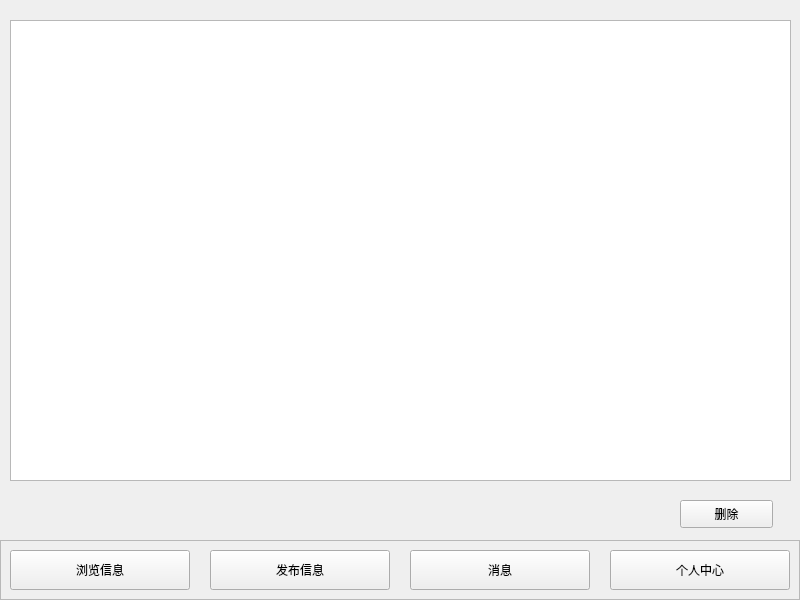
<?xml version="1.0" encoding="UTF-8"?>
<ui version="4.0">
 <class>Widget</class>
 <widget class="QWidget" name="Widget">
  <property name="geometry">
   <rect>
    <x>0</x>
    <y>0</y>
    <width>800</width>
    <height>600</height>
   </rect>
  </property>
  <property name="windowTitle">
   <string>Widget</string>
  </property>
  <property name="styleSheet">
   <string notr="true">font: 9pt &quot;楷体&quot;;</string>
  </property>
  <widget class="QStackedWidget" name="stackedWidget">
   <property name="geometry">
    <rect>
     <x>0</x>
     <y>0</y>
     <width>800</width>
     <height>540</height>
    </rect>
   </property>
   <property name="styleSheet">
    <string notr="true"/>
   </property>
   <property name="currentIndex">
    <number>2</number>
   </property>
   <widget class="QWidget" name="page_release">
    <widget class="QTextEdit" name="textEdit_publish">
     <property name="geometry">
      <rect>
       <x>10</x>
       <y>20</y>
       <width>781</width>
       <height>281</height>
      </rect>
     </property>
     <property name="placeholderText">
      <string>请在此输入文本</string>
     </property>
    </widget>
    <widget class="QWidget" name="horizontalLayoutWidget_2">
     <property name="geometry">
      <rect>
       <x>10</x>
       <y>320</y>
       <width>551</width>
       <height>191</height>
      </rect>
     </property>
     <layout class="QHBoxLayout" name="horizontalLayout_2">
      <item>
       <widget class="QLabel" name="label_2">
        <property name="text">
         <string>image1</string>
        </property>
       </widget>
      </item>
      <item>
       <widget class="QLabel" name="label_3">
        <property name="text">
         <string>image2</string>
        </property>
       </widget>
      </item>
      <item>
       <widget class="QLabel" name="label">
        <property name="text">
         <string>image3</string>
        </property>
       </widget>
      </item>
     </layout>
    </widget>
    <widget class="QComboBox" name="comboBox">
     <property name="geometry">
      <rect>
       <x>650</x>
       <y>340</y>
       <width>131</width>
       <height>22</height>
      </rect>
     </property>
     <item>
      <property name="text">
       <string>悬赏</string>
      </property>
     </item>
     <item>
      <property name="text">
       <string>表白</string>
      </property>
     </item>
     <item>
      <property name="text">
       <string>咨询</string>
      </property>
     </item>
     <item>
      <property name="text">
       <string>组队</string>
      </property>
     </item>
     <item>
      <property name="text">
       <string>拼团</string>
      </property>
     </item>
     <item>
      <property name="text">
       <string>招聘</string>
      </property>
     </item>
     <item>
      <property name="text">
       <string>广告</string>
      </property>
     </item>
     <item>
      <property name="text">
       <string>学习</string>
      </property>
     </item>
    </widget>
    <widget class="QLabel" name="label_4">
     <property name="geometry">
      <rect>
       <x>650</x>
       <y>320</y>
       <width>111</width>
       <height>16</height>
      </rect>
     </property>
     <property name="text">
      <string>选择分区：</string>
     </property>
    </widget>
    <widget class="QPushButton" name="pushButton_15">
     <property name="geometry">
      <rect>
       <x>650</x>
       <y>370</y>
       <width>131</width>
       <height>28</height>
      </rect>
     </property>
     <property name="text">
      <string>添加图片</string>
     </property>
    </widget>
    <widget class="QPushButton" name="pushButton_16">
     <property name="geometry">
      <rect>
       <x>650</x>
       <y>410</y>
       <width>131</width>
       <height>28</height>
      </rect>
     </property>
     <property name="text">
      <string>确认发布</string>
     </property>
    </widget>
    <widget class="QPushButton" name="pushButton_17">
     <property name="geometry">
      <rect>
       <x>650</x>
       <y>450</y>
       <width>131</width>
       <height>28</height>
      </rect>
     </property>
     <property name="text">
      <string>取消发布</string>
     </property>
    </widget>
   </widget>
   <widget class="QWidget" name="page_glance">
    <widget class="QWidget" name="horizontalLayoutWidget">
     <property name="geometry">
      <rect>
       <x>10</x>
       <y>10</y>
       <width>781</width>
       <height>31</height>
      </rect>
     </property>
     <layout class="QHBoxLayout" name="horizontalLayout">
      <property name="spacing">
       <number>0</number>
      </property>
      <item>
       <widget class="QPushButton" name="pushButton_8">
        <property name="text">
         <string>悬赏</string>
        </property>
       </widget>
      </item>
      <item>
       <widget class="QPushButton" name="pushButton_7">
        <property name="text">
         <string>表白</string>
        </property>
       </widget>
      </item>
      <item>
       <widget class="QPushButton" name="pushButton_6">
        <property name="text">
         <string>咨询</string>
        </property>
       </widget>
      </item>
      <item>
       <widget class="QPushButton" name="pushButton_5">
        <property name="text">
         <string>组队</string>
        </property>
       </widget>
      </item>
      <item>
       <widget class="QPushButton" name="pushButton_4">
        <property name="text">
         <string>拼团</string>
        </property>
       </widget>
      </item>
      <item>
       <widget class="QPushButton" name="pushButton_3">
        <property name="text">
         <string>招聘</string>
        </property>
       </widget>
      </item>
      <item>
       <widget class="QPushButton" name="pushButton_2">
        <property name="text">
         <string>广告</string>
        </property>
       </widget>
      </item>
      <item>
       <widget class="QPushButton" name="pushButton">
        <property name="text">
         <string>学习</string>
        </property>
       </widget>
      </item>
     </layout>
    </widget>
    <widget class="QStackedWidget" name="stackedWidget_3">
     <property name="geometry">
      <rect>
       <x>10</x>
       <y>50</y>
       <width>781</width>
       <height>481</height>
      </rect>
     </property>
     <property name="styleSheet">
      <string notr="true"/>
     </property>
     <property name="currentIndex">
      <number>1</number>
     </property>
     <widget class="QWidget" name="page_3"/>
     <widget class="QWidget" name="page_4">
      <widget class="QListWidget" name="listWidget_glance">
       <property name="geometry">
        <rect>
         <x>0</x>
         <y>0</y>
         <width>781</width>
         <height>481</height>
        </rect>
       </property>
       <property name="styleSheet">
        <string notr="true">background-color: rgb(240, 240, 240);
border-color: rgb(240, 240, 240);</string>
       </property>
      </widget>
     </widget>
    </widget>
   </widget>
   <widget class="QWidget" name="page_message">
    <widget class="QListWidget" name="listWidget_message">
     <property name="geometry">
      <rect>
       <x>10</x>
       <y>20</y>
       <width>781</width>
       <height>461</height>
      </rect>
     </property>
    </widget>
    <widget class="QPushButton" name="pushButton_31">
     <property name="geometry">
      <rect>
       <x>680</x>
       <y>500</y>
       <width>93</width>
       <height>28</height>
      </rect>
     </property>
     <property name="text">
      <string>删除</string>
     </property>
    </widget>
   </widget>
   <widget class="QWidget" name="page_personal">
    <widget class="QLabel" name="label_5">
     <property name="geometry">
      <rect>
       <x>10</x>
       <y>10</y>
       <width>100</width>
       <height>100</height>
      </rect>
     </property>
     <property name="text">
      <string>image4</string>
     </property>
    </widget>
    <widget class="QWidget" name="verticalLayoutWidget">
     <property name="geometry">
      <rect>
       <x>150</x>
       <y>10</y>
       <width>271</width>
       <height>101</height>
      </rect>
     </property>
     <layout class="QVBoxLayout" name="verticalLayout">
      <item>
       <widget class="QLabel" name="label_6">
        <property name="text">
         <string>用户名</string>
        </property>
       </widget>
      </item>
      <item>
       <widget class="QLabel" name="label_7">
        <property name="text">
         <string>昵称</string>
        </property>
       </widget>
      </item>
     </layout>
    </widget>
    <widget class="QStackedWidget" name="stackedWidget_2">
     <property name="geometry">
      <rect>
       <x>10</x>
       <y>180</y>
       <width>771</width>
       <height>341</height>
      </rect>
     </property>
     <property name="font">
      <font>
       <family>楷体</family>
       <pointsize>9</pointsize>
       <weight>50</weight>
       <italic>false</italic>
       <bold>false</bold>
      </font>
     </property>
     <property name="currentIndex">
      <number>1</number>
     </property>
     <widget class="QWidget" name="page">
      <widget class="QWidget" name="verticalLayoutWidget_2">
       <property name="geometry">
        <rect>
         <x>10</x>
         <y>10</y>
         <width>231</width>
         <height>331</height>
        </rect>
       </property>
       <layout class="QVBoxLayout" name="verticalLayout_2">
        <item>
         <widget class="Line" name="line_7">
          <property name="orientation">
           <enum>Qt::Horizontal</enum>
          </property>
         </widget>
        </item>
        <item>
         <widget class="QPushButton" name="pushButton_24">
          <property name="text">
           <string>上传头像</string>
          </property>
         </widget>
        </item>
        <item>
         <widget class="Line" name="line">
          <property name="orientation">
           <enum>Qt::Horizontal</enum>
          </property>
         </widget>
        </item>
        <item>
         <widget class="QPushButton" name="pushButton_26">
          <property name="text">
           <string>更改性别</string>
          </property>
         </widget>
        </item>
        <item>
         <widget class="Line" name="line_2">
          <property name="orientation">
           <enum>Qt::Horizontal</enum>
          </property>
         </widget>
        </item>
        <item>
         <widget class="QPushButton" name="pushButton_25">
          <property name="text">
           <string>更改昵称</string>
          </property>
         </widget>
        </item>
        <item>
         <widget class="Line" name="line_3">
          <property name="orientation">
           <enum>Qt::Horizontal</enum>
          </property>
         </widget>
        </item>
        <item>
         <widget class="QPushButton" name="pushButton_23">
          <property name="text">
           <string>更改密码</string>
          </property>
         </widget>
        </item>
        <item>
         <widget class="Line" name="line_4">
          <property name="orientation">
           <enum>Qt::Horizontal</enum>
          </property>
         </widget>
        </item>
        <item>
         <widget class="QPushButton" name="pushButton_22">
          <property name="text">
           <string>更改专业</string>
          </property>
         </widget>
        </item>
        <item>
         <widget class="Line" name="line_6">
          <property name="orientation">
           <enum>Qt::Horizontal</enum>
          </property>
         </widget>
        </item>
        <item>
         <widget class="QPushButton" name="pushButton_21">
          <property name="text">
           <string>查看资料</string>
          </property>
         </widget>
        </item>
        <item>
         <widget class="Line" name="line_5">
          <property name="orientation">
           <enum>Qt::Horizontal</enum>
          </property>
         </widget>
        </item>
       </layout>
      </widget>
     </widget>
     <widget class="QWidget" name="page_6">
      <widget class="QLabel" name="label_13">
       <property name="geometry">
        <rect>
         <x>50</x>
         <y>50</y>
         <width>91</width>
         <height>31</height>
        </rect>
       </property>
       <property name="font">
        <font>
         <family>楷体</family>
         <pointsize>9</pointsize>
         <weight>50</weight>
         <italic>false</italic>
         <bold>false</bold>
        </font>
       </property>
       <property name="text">
        <string>旧密码：</string>
       </property>
      </widget>
      <widget class="QLineEdit" name="lineEdit_old">
       <property name="geometry">
        <rect>
         <x>160</x>
         <y>50</y>
         <width>300</width>
         <height>30</height>
        </rect>
       </property>
      </widget>
      <widget class="QLabel" name="label_14">
       <property name="geometry">
        <rect>
         <x>50</x>
         <y>120</y>
         <width>72</width>
         <height>15</height>
        </rect>
       </property>
       <property name="text">
        <string>新密码：</string>
       </property>
      </widget>
      <widget class="QLineEdit" name="lineEdit_new1">
       <property name="geometry">
        <rect>
         <x>160</x>
         <y>110</y>
         <width>300</width>
         <height>30</height>
        </rect>
       </property>
      </widget>
      <widget class="QLabel" name="label_15">
       <property name="geometry">
        <rect>
         <x>10</x>
         <y>170</y>
         <width>131</width>
         <height>16</height>
        </rect>
       </property>
       <property name="text">
        <string>再次输入新密码：</string>
       </property>
      </widget>
      <widget class="QLineEdit" name="lineEdit_new2">
       <property name="geometry">
        <rect>
         <x>160</x>
         <y>160</y>
         <width>300</width>
         <height>30</height>
        </rect>
       </property>
      </widget>
      <widget class="QPushButton" name="pushButton_11">
       <property name="geometry">
        <rect>
         <x>640</x>
         <y>280</y>
         <width>93</width>
         <height>28</height>
        </rect>
       </property>
       <property name="text">
        <string>确认修改</string>
       </property>
      </widget>
      <widget class="QPushButton" name="pushButton_12">
       <property name="geometry">
        <rect>
         <x>510</x>
         <y>280</y>
         <width>93</width>
         <height>28</height>
        </rect>
       </property>
       <property name="text">
        <string>取消修改</string>
       </property>
      </widget>
      <widget class="QLabel" name="label_16">
       <property name="geometry">
        <rect>
         <x>470</x>
         <y>120</y>
         <width>221</width>
         <height>16</height>
        </rect>
       </property>
       <property name="text">
        <string>8~16位任意字符</string>
       </property>
      </widget>
     </widget>
     <widget class="QWidget" name="page_2">
      <widget class="QListWidget" name="listWidget">
       <property name="geometry">
        <rect>
         <x>0</x>
         <y>0</y>
         <width>771</width>
         <height>341</height>
        </rect>
       </property>
       <property name="styleSheet">
        <string notr="true">background-color: rgb(240, 240, 240);</string>
       </property>
      </widget>
     </widget>
    </widget>
    <widget class="QWidget" name="horizontalLayoutWidget_3">
     <property name="geometry">
      <rect>
       <x>10</x>
       <y>140</y>
       <width>781</width>
       <height>31</height>
      </rect>
     </property>
     <layout class="QHBoxLayout" name="horizontalLayout_3">
      <property name="spacing">
       <number>0</number>
      </property>
      <item>
       <widget class="QPushButton" name="pushButton_19">
        <property name="text">
         <string>个人信息</string>
        </property>
       </widget>
      </item>
      <item>
       <widget class="QPushButton" name="pushButton_18">
        <property name="text">
         <string>已发布</string>
        </property>
       </widget>
      </item>
     </layout>
    </widget>
   </widget>
   <widget class="QWidget" name="page_comment">
    <widget class="QTextEdit" name="textEdit_2">
     <property name="geometry">
      <rect>
       <x>20</x>
       <y>30</y>
       <width>761</width>
       <height>261</height>
      </rect>
     </property>
     <property name="placeholderText">
      <string>请在此输入评论</string>
     </property>
    </widget>
    <widget class="QPushButton" name="pushButton_29">
     <property name="geometry">
      <rect>
       <x>662</x>
       <y>340</y>
       <width>111</width>
       <height>31</height>
      </rect>
     </property>
     <property name="text">
      <string>取消发布</string>
     </property>
    </widget>
    <widget class="QPushButton" name="pushButton_30">
     <property name="geometry">
      <rect>
       <x>662</x>
       <y>380</y>
       <width>111</width>
       <height>28</height>
      </rect>
     </property>
     <property name="text">
      <string>确认发布</string>
     </property>
    </widget>
   </widget>
   <widget class="QWidget" name="page_particular">
    <widget class="QLabel" name="label_9">
     <property name="geometry">
      <rect>
       <x>10</x>
       <y>60</y>
       <width>80</width>
       <height>80</height>
      </rect>
     </property>
     <property name="text">
      <string>image5</string>
     </property>
    </widget>
    <widget class="QWidget" name="verticalLayoutWidget_3">
     <property name="geometry">
      <rect>
       <x>130</x>
       <y>60</y>
       <width>331</width>
       <height>81</height>
      </rect>
     </property>
     <layout class="QVBoxLayout" name="verticalLayout_3">
      <item>
       <widget class="QLabel" name="label_11">
        <property name="text">
         <string>昵称</string>
        </property>
       </widget>
      </item>
      <item>
       <widget class="QLabel" name="label_10">
        <property name="text">
         <string>用户名</string>
        </property>
       </widget>
      </item>
     </layout>
    </widget>
    <widget class="QFrame" name="frame_2">
     <property name="geometry">
      <rect>
       <x>0</x>
       <y>0</y>
       <width>801</width>
       <height>41</height>
      </rect>
     </property>
     <property name="styleSheet">
      <string notr="true">background-color: rgb(228, 244, 255);</string>
     </property>
     <property name="frameShape">
      <enum>QFrame::StyledPanel</enum>
     </property>
     <property name="frameShadow">
      <enum>QFrame::Raised</enum>
     </property>
     <widget class="QPushButton" name="pushButton_20">
      <property name="geometry">
       <rect>
        <x>20</x>
        <y>10</y>
        <width>81</width>
        <height>28</height>
       </rect>
      </property>
      <property name="text">
       <string>&lt;&lt;&lt;</string>
      </property>
     </widget>
     <widget class="QPushButton" name="pushButton_27">
      <property name="geometry">
       <rect>
        <x>610</x>
        <y>10</y>
        <width>61</width>
        <height>28</height>
       </rect>
      </property>
      <property name="text">
       <string>点赞</string>
      </property>
     </widget>
     <widget class="QPushButton" name="pushButton_28">
      <property name="geometry">
       <rect>
        <x>700</x>
        <y>10</y>
        <width>51</width>
        <height>28</height>
       </rect>
      </property>
      <property name="text">
       <string>评论</string>
      </property>
     </widget>
     <widget class="QLabel" name="label_12">
      <property name="geometry">
       <rect>
        <x>430</x>
        <y>10</y>
        <width>161</width>
        <height>20</height>
       </rect>
      </property>
      <property name="text">
       <string>有28位用户赞了该内容</string>
      </property>
     </widget>
    </widget>
    <widget class="QLabel" name="label_text">
     <property name="geometry">
      <rect>
       <x>10</x>
       <y>150</y>
       <width>731</width>
       <height>21</height>
      </rect>
     </property>
     <property name="text">
      <string>text</string>
     </property>
    </widget>
    <widget class="QWidget" name="horizontalLayoutWidget_4">
     <property name="geometry">
      <rect>
       <x>10</x>
       <y>280</y>
       <width>481</width>
       <height>131</height>
      </rect>
     </property>
     <layout class="QHBoxLayout" name="horizontalLayout_4">
      <property name="spacing">
       <number>3</number>
      </property>
      <item>
       <widget class="QLabel" name="label_image1">
        <property name="text">
         <string>TextLabel</string>
        </property>
       </widget>
      </item>
      <item>
       <widget class="QLabel" name="label_image2">
        <property name="text">
         <string>TextLabel</string>
        </property>
       </widget>
      </item>
      <item>
       <widget class="QLabel" name="label_image3">
        <property name="text">
         <string>TextLabel</string>
        </property>
       </widget>
      </item>
     </layout>
    </widget>
    <widget class="QListWidget" name="listWidget_2">
     <property name="geometry">
      <rect>
       <x>10</x>
       <y>420</y>
       <width>481</width>
       <height>118</height>
      </rect>
     </property>
     <property name="styleSheet">
      <string notr="true">background-color: rgb(240, 240, 240);</string>
     </property>
    </widget>
   </widget>
   <widget class="QWidget" name="page_5">
    <widget class="QLabel" name="label_8">
     <property name="geometry">
      <rect>
       <x>90</x>
       <y>250</y>
       <width>641</width>
       <height>61</height>
      </rect>
     </property>
     <property name="styleSheet">
      <string notr="true">font: 28pt &quot;隶书&quot;;</string>
     </property>
     <property name="text">
      <string>欢迎使用大学生校园互助系统</string>
     </property>
    </widget>
   </widget>
  </widget>
  <widget class="QFrame" name="frame">
   <property name="geometry">
    <rect>
     <x>0</x>
     <y>540</y>
     <width>800</width>
     <height>60</height>
    </rect>
   </property>
   <property name="styleSheet">
    <string notr="true">font: 9pt &quot;楷体&quot;;</string>
   </property>
   <property name="frameShape">
    <enum>QFrame::StyledPanel</enum>
   </property>
   <property name="frameShadow">
    <enum>QFrame::Raised</enum>
   </property>
   <widget class="QPushButton" name="pushButton_9">
    <property name="geometry">
     <rect>
      <x>210</x>
      <y>10</y>
      <width>180</width>
      <height>40</height>
     </rect>
    </property>
    <property name="text">
     <string>发布信息</string>
    </property>
   </widget>
   <widget class="QPushButton" name="pushButton_10">
    <property name="geometry">
     <rect>
      <x>10</x>
      <y>10</y>
      <width>180</width>
      <height>40</height>
     </rect>
    </property>
    <property name="text">
     <string>浏览信息</string>
    </property>
   </widget>
   <widget class="QPushButton" name="pushButton_13">
    <property name="geometry">
     <rect>
      <x>410</x>
      <y>10</y>
      <width>180</width>
      <height>40</height>
     </rect>
    </property>
    <property name="text">
     <string>消息</string>
    </property>
   </widget>
   <widget class="QPushButton" name="pushButton_14">
    <property name="geometry">
     <rect>
      <x>610</x>
      <y>10</y>
      <width>180</width>
      <height>40</height>
     </rect>
    </property>
    <property name="text">
     <string>个人中心</string>
    </property>
   </widget>
  </widget>
 </widget>
 <layoutdefault spacing="6" margin="11"/>
 <resources/>
 <connections/>
</ui>
